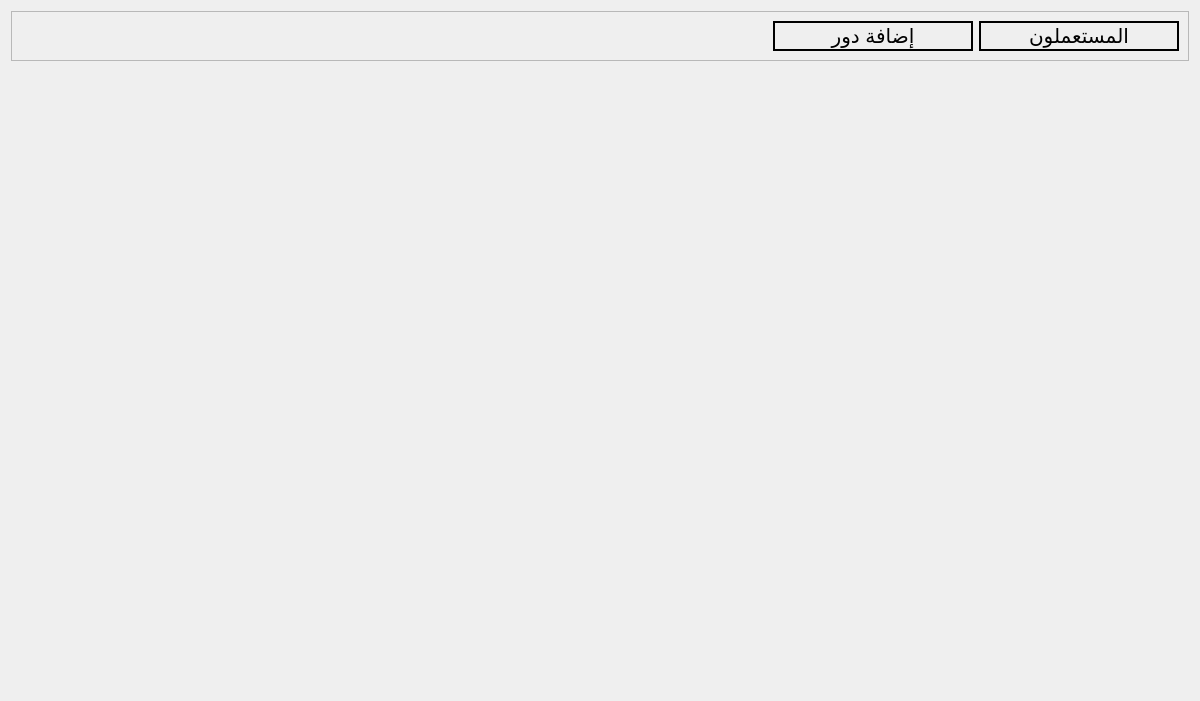
<?xml version="1.0" encoding="UTF-8"?>
<ui version="4.0">
 <class>user_part</class>
 <widget class="QWidget" name="user_part">
  <property name="geometry">
   <rect>
    <x>0</x>
    <y>0</y>
    <width>1200</width>
    <height>701</height>
   </rect>
  </property>
  <property name="windowTitle">
   <string>Form</string>
  </property>
  <layout class="QVBoxLayout" name="verticalLayout">
   <item>
    <widget class="QFrame" name="frame">
     <property name="frameShape">
      <enum>QFrame::Shape::StyledPanel</enum>
     </property>
     <property name="frameShadow">
      <enum>QFrame::Shadow::Raised</enum>
     </property>
     <layout class="QHBoxLayout" name="horizontalLayout">
      <item>
       <spacer name="horizontalSpacer">
        <property name="orientation">
         <enum>Qt::Orientation::Horizontal</enum>
        </property>
        <property name="sizeHint" stdset="0">
         <size>
          <width>40</width>
          <height>20</height>
         </size>
        </property>
       </spacer>
      </item>
      <item>
       <widget class="QPushButton" name="add_role">
        <property name="minimumSize">
         <size>
          <width>200</width>
          <height>30</height>
         </size>
        </property>
        <property name="font">
         <font>
          <pointsize>15</pointsize>
         </font>
        </property>
        <property name="styleSheet">
         <string notr="true">border: 2px solid black</string>
        </property>
        <property name="text">
         <string>إضافة دور</string>
        </property>
       </widget>
      </item>
      <item>
       <widget class="QPushButton" name="user">
        <property name="minimumSize">
         <size>
          <width>200</width>
          <height>30</height>
         </size>
        </property>
        <property name="font">
         <font>
          <pointsize>15</pointsize>
         </font>
        </property>
        <property name="styleSheet">
         <string notr="true">border: 2px solid black</string>
        </property>
        <property name="text">
         <string>المستعملون</string>
        </property>
       </widget>
      </item>
     </layout>
    </widget>
   </item>
   <item>
    <widget class="QStackedWidget" name="stackedWidget"/>
   </item>
  </layout>
 </widget>
 <resources/>
 <connections/>
</ui>
